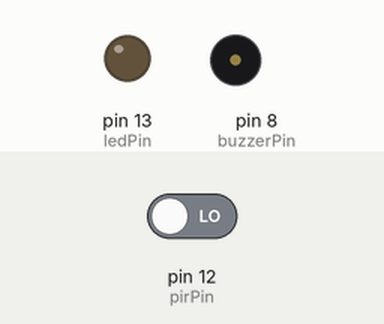
Recording of a sketch running on a simulated Arduino Uno, built with avr-gcc and run on an emulated ATmega328P. Shown: output pins drawn as LEDs (lit = HIGH), buzzer (waves = sounding, pin HIGH). The test bench sets the inputs (shaded band); at power-on: pin 12 (pirPin) LOW.

Above: at 1.2 s.
1.3 s: pin 12 (pirPin) driven HIGH
At 2.0 s:
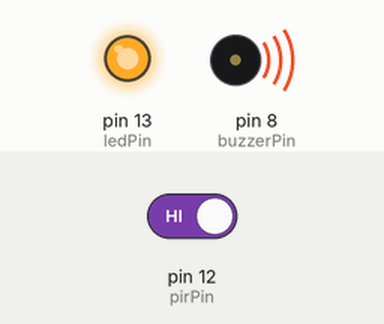
2.8 s: pin 12 (pirPin) driven LOW
At 3.2 s:
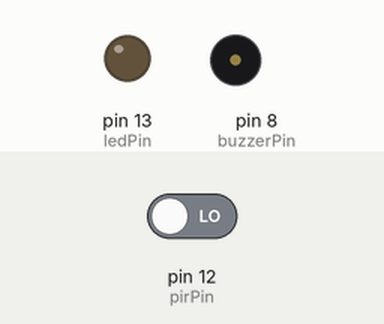
Timing chart, 0 to 5.8 s (numbered marks = the images above; inputs shaded):
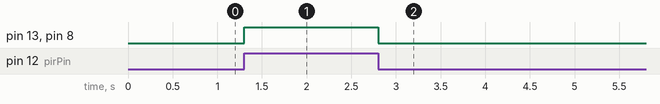

Measured:
- after the input at 1.3 s, pin 13 (ledPin), pin 8 (buzzerPin): LOW → HIGH at once
- after the input at 2.8 s, pin 13 (ledPin), pin 8 (buzzerPin): HIGH → LOW at once

The sketch:

motionDetectorWithBeep.ino
```cpp
int ledPin = 13;     // Built-in LED on pin 13
int pirPin = 12;     // PIR sensor connected to pin 12
int buzzerPin = 8;   // Active buzzer connected to pin 8
int pirValue;        // Variable to store PIR sensor value

void setup() {
  pinMode(ledPin, OUTPUT);     // Set LED pin as output
  pinMode(pirPin, INPUT);      // Set PIR pin as input
  pinMode(buzzerPin, OUTPUT);  // Set buzzer pin as output

  digitalWrite(ledPin, LOW);   // Turn off LED
  digitalWrite(buzzerPin, LOW); // Turn off buzzer
}

void loop() {
  pirValue = digitalRead(pirPin); // Read PIR sensor value

  digitalWrite(ledPin, pirValue);   // Mirror motion state to LED
  digitalWrite(buzzerPin, pirValue); // Activate buzzer on motion
}
```
